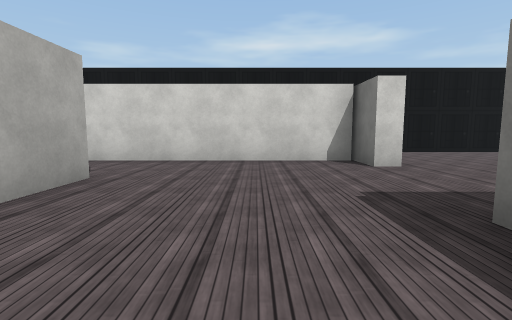
view 1 (above)

24 first-person views from a walk through a 3-D level made in the Unity game engine. The camera is 1.3 m above the floor, tilts 6° down and sees 85° across. Doors are open. The floor is counted in squares, 2 m on a side. Each view is taken from the middle of a square. On the plan, view 1 faces up. The plan holds only what a view shows up to about 9 squares ahead; the rest is blank. The place goes on beyond the plan. The player is left out. Surface patterns are stand-ins for the level's own textures.

view 2
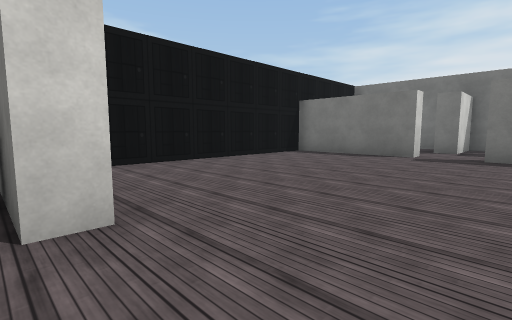

view 3
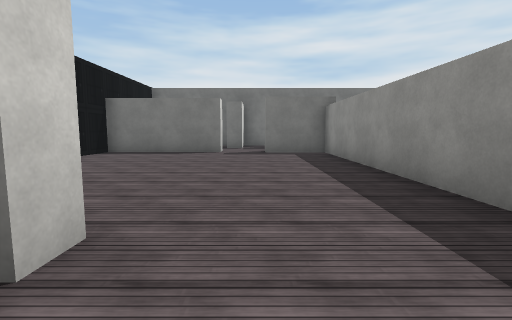

view 4
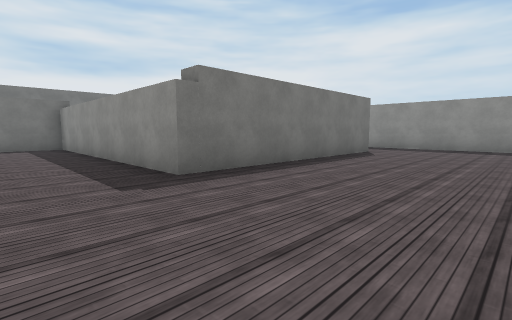

view 5
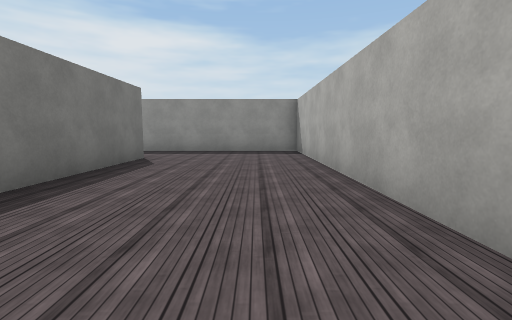

view 6
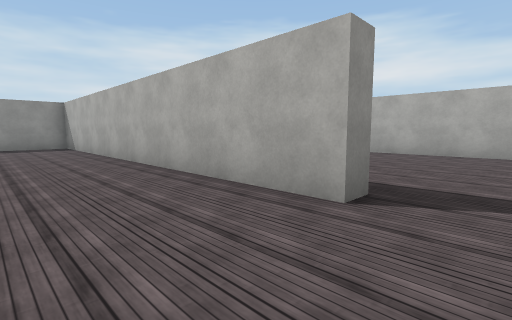

view 7
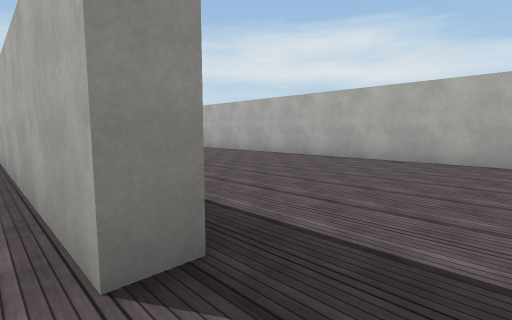

view 8
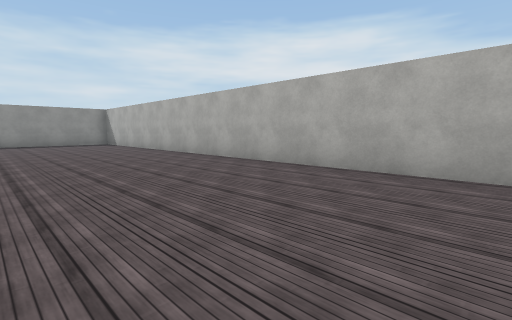

view 9
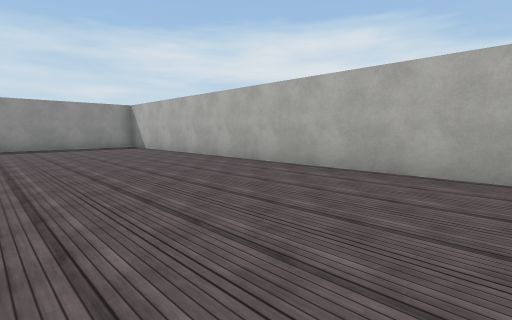

view 10
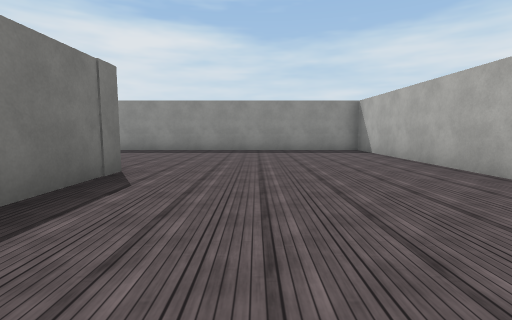

view 11
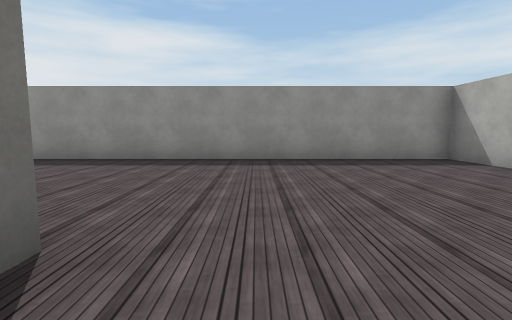

view 12
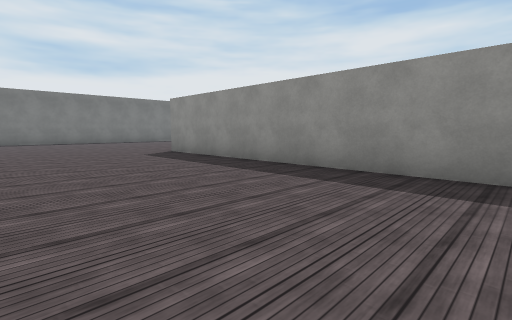

view 13
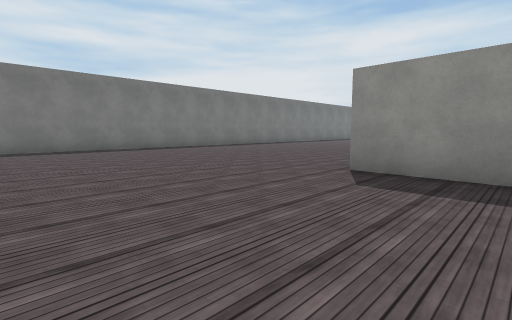

view 14
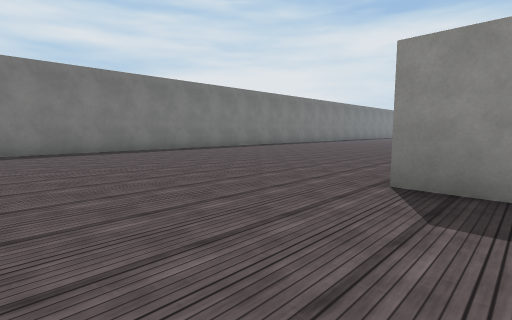

view 15
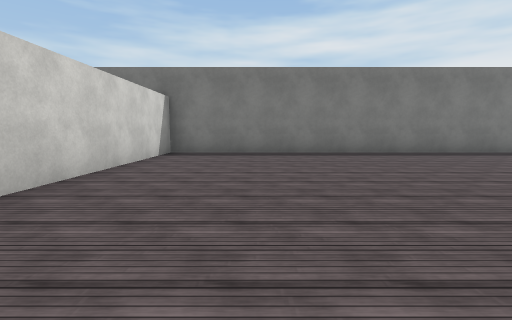

view 16
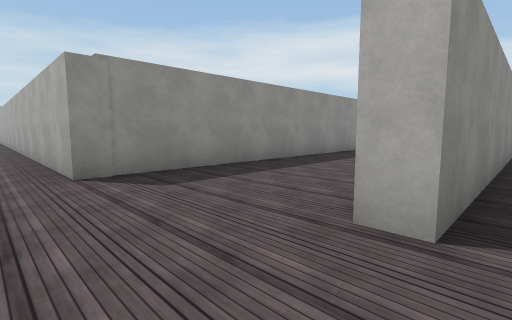

view 17
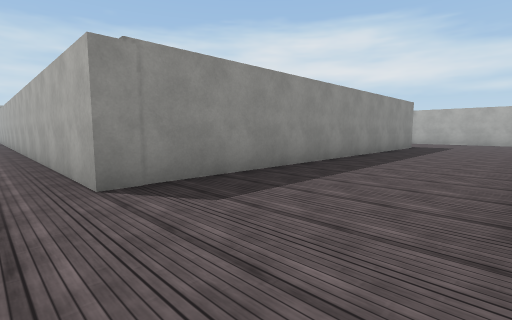

view 18
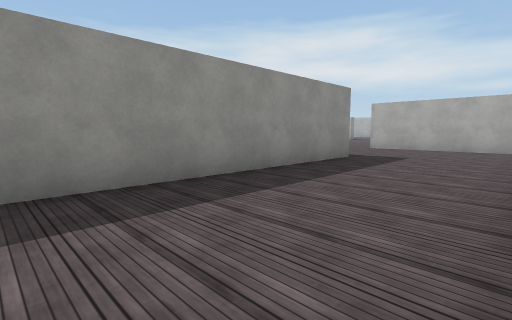

view 19
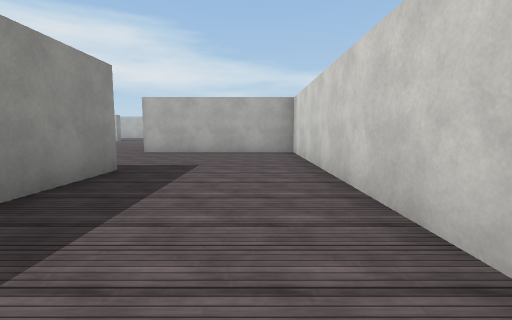

view 20
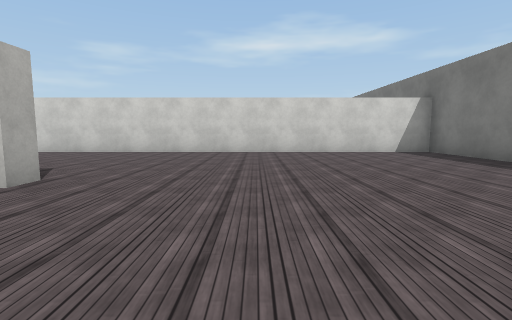

view 21
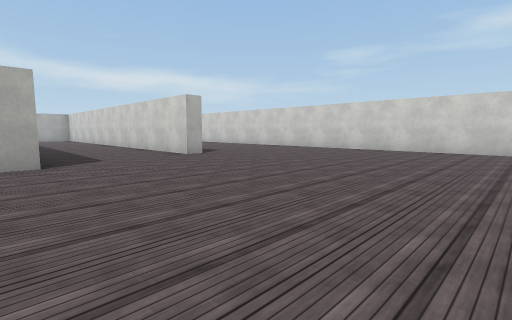

view 22
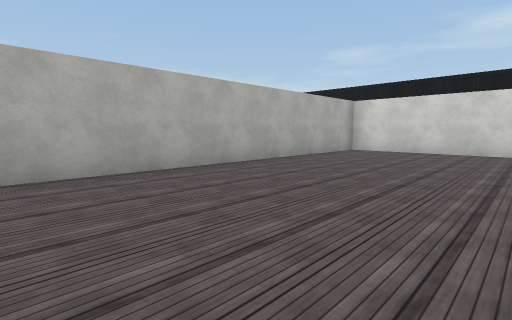

view 23
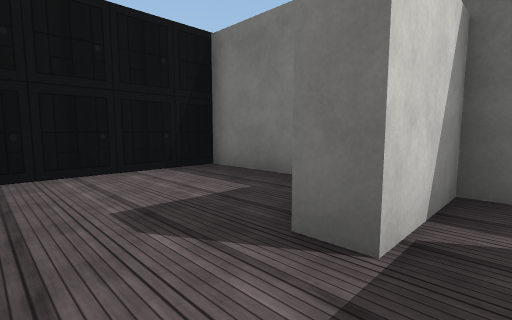

view 24
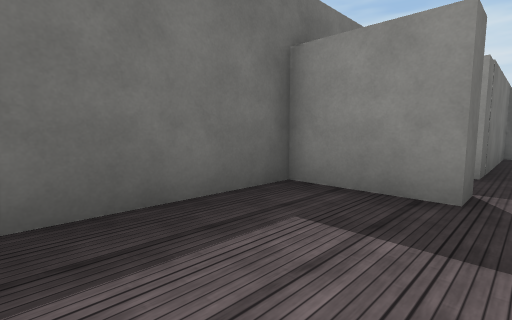

### Floor plan
Points are (right, up) in squares from view 1. A wall is a line through its corners. A room is listed if a view was taken in it or the views show most of it. See-through windows are left out.
Room 1 (views 1, 2, 3, 4, 5, 6, 7)
walls: (2.8, 5) (2.1, 5); (2.1, 6.1) (-3.6, 6.1); (-2.9, 3.8) (-2.3, 3.8) (-2.3, -7) (2.6, -7); (9.5, 5) (9.5, 8.5) (3.6, 8.5); (1.7, -4.8) (1.7, 1.9) (9.5, 1.9) (9.5, 3.8)
ways out: opening at (-3, 4.5) to room 2; opening at (10, 4.5) to room 3; opening at (2, -5.5)
Room 2 (views 8, 9, 10, 11, 12, 13, 14, 15, 16, 17, 18, 19, 20, 21, 22)
walls: (-2.8, -7.5) (-2.8, -5.2); (-1.1, -12.9) (-8.4, -12.9) (-8.4, -17.5); (-4.6, -16.3) (6.1, -16.3) (6.1, -17.5); (13.3, -17.5) (13.3, -7.5) (1.2, -7.5); (-3.6, 6.1) (-7.8, 6.1); (-8.4, 5.5) (-8.4, -12.4) (5.2, -12.4) (5.2, -12.9) (3.2, -12.9)
ways out: opening at (-3, 4.5) to room 1
Room 3 (views 23, 24)
walls: (10, 5) (9.5, 5); (13.3, 4.5) (11.4, 4.5) (11.4, 5.1) (13.3, 5.1) (13.3, 8.5) (10.1, 8.5); (11.4, 1.6) (11.4, 3.3)
ways out: opening at (10, 4.5) to room 1; opening at (11, 2.5); opening at (12, 4)

Positions as (right, up) in squares from view 1, and headings:
1: (0, 0), facing up
2: (2, 3), facing up-right
3: (1, 4), facing right
4: (-2, 4), facing down-right
5: (-1, 2), facing down
6: (0, 5), facing down-left
7: (-2, 5), facing down-left
8: (-4, 2), facing down-left
9: (-4, -1), facing down-left
10: (-5, -3), facing down
11: (-4, -6), facing down
12: (-3, -8), facing down-right
13: (3, -8), facing down-right
14: (4, -9), facing down-right
15: (5, -10), facing right
16: (7, -12), facing down-left
17: (7, -13), facing down-left
18: (2, -13), facing down-left
19: (0, -14), facing left
20: (8, -16), facing up
21: (12, -17), facing up-left
22: (-4, -3), facing up-left
23: (10, 4), facing up-right
24: (11, 8), facing down-right
